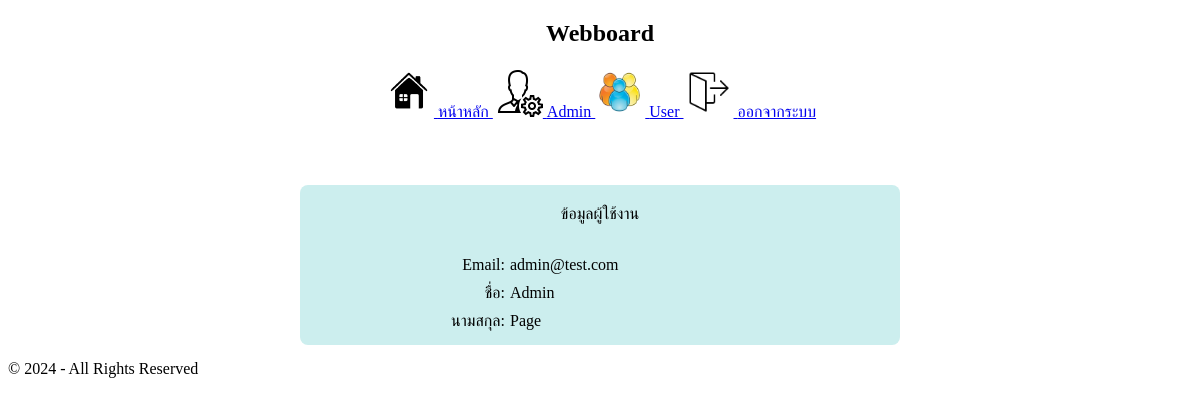
The page /user.php (signed in) on the database its author committed.
### tables this page shows
CREATE TABLE `user` (
  `UserID` int(11) UNSIGNED NOT NULL,
  `Email` varchar(100) DEFAULT NULL,
  `UserPassword` varchar(100) DEFAULT NULL,
  `FirstName` varchar(100) DEFAULT NULL,
  `LastName` varchar(100) DEFAULT NULL,
  `UserCode` varchar(100) DEFAULT NULL,
  `Role` varchar(20) NOT NULL DEFAULT 'User',
  `Status` varchar(10) NOT NULL DEFAULT 'Offline',
  `DateTime` timestamp NOT NULL DEFAULT current_timestamp()
);

### user.php (the view, shortened to what this page needs)
<!doctype html>
<html>
<head>
</head>
<body>
<div id="container">
        <?php
            include "header.php";
        ?>
        <br><br><br>
        <article>
            <section id="content">
            <?php
                    include "dblink.php";
                    $stmt = $link->prepare("SELECT Email, FirstName, LastName FROM user WHERE UserID = ?");
                    $stmt->bind_param("s", $_SESSION['ID']);
                    $stmt->execute();
                    $result = $stmt->get_result();
                    $row = $result->fetch_assoc();
                ?>
                <form id="login" action="edit_profile.php">
                    <div>ข้อมูลผู้ใช้งาน</div><br>
                    <label>Email: </label><?php echo $row['Email'] ?><br>
                    <label>ชื่อ: </label><?php echo $row['FirstName'] ?><br>
                    <label>นามสกุล: </label><?php echo $row['LastName'] ?><br>
                </form>
        </section>
        </article>
        <?php include "footer.php"; ?>
    </div>
</body>
</html>

### user.php (style rules this page uses)
form { width: 600px; border: solid 0px green; border-radius: 8px; margin: 10px auto 15px; padding: 10px 0px; background: #cee; }
form label { display: inline-block; width: 200px; text-align: right; padding: 5px; }
form div { text-align: center; margin: 10px; }

### rows shown on the page
user: Email "admin@test.com", FirstName "Admin", LastName "Page"
